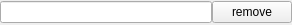
<?xml version="1.0" encoding="UTF-8"?>
<ui version="4.0">
 <class>Form</class>
 <widget class="QWidget" name="Form">
  <property name="geometry">
   <rect>
    <x>0</x>
    <y>0</y>
    <width>292</width>
    <height>25</height>
   </rect>
  </property>
  <property name="windowTitle">
   <string>Form</string>
  </property>
  <layout class="QHBoxLayout" name="horizontalLayout_2">
   <property name="spacing">
    <number>0</number>
   </property>
   <property name="leftMargin">
    <number>0</number>
   </property>
   <property name="topMargin">
    <number>0</number>
   </property>
   <property name="rightMargin">
    <number>0</number>
   </property>
   <property name="bottomMargin">
    <number>0</number>
   </property>
   <item>
    <layout class="QHBoxLayout" name="horizontalLayout">
     <item>
      <widget class="QLineEdit" name="enm_line"/>
     </item>
     <item>
      <widget class="QPushButton" name="enm_remove_btn">
       <property name="text">
        <string>remove</string>
       </property>
      </widget>
     </item>
    </layout>
   </item>
  </layout>
 </widget>
 <resources/>
 <connections/>
</ui>
